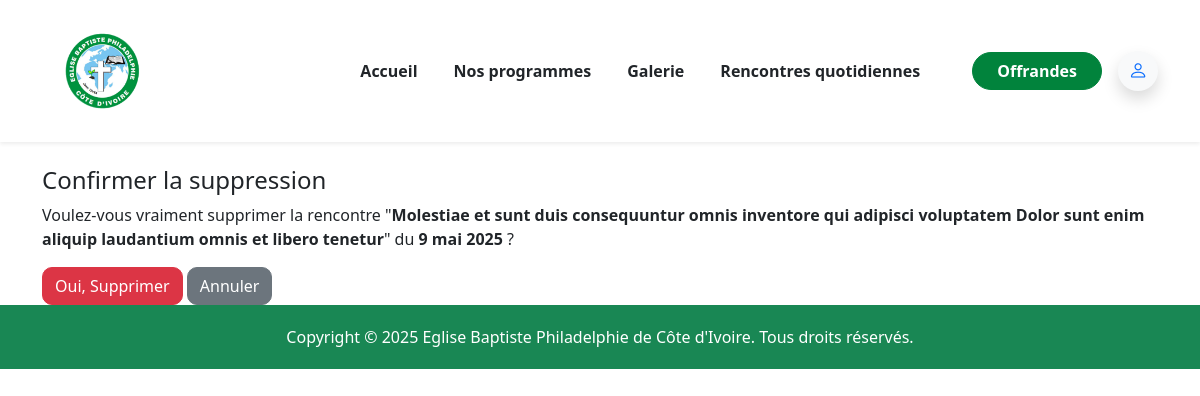
/rencontres/supprimer/2/, run on the app's committed database.
### vitrine/models.py (models this page shows, shortened)
class RencontreQuotidienne(models.Model):
    theme = models.CharField(max_length=255)
    date = models.DateField()
    text_biblique = models.TextField()
    message = models.TextField()
    apercu = models.TextField()
    application = models.TextField()
    prieres = models.TextField()
    lecture_biblique_annuelle = models.TextField()
    class Meta:
        ordering = ['-date']  # Les plus récentes en premier
        verbose_name = "Rencontre quotidienne"
        verbose_name_plural = "Rencontres quotidiennes"

### vitrine/views.py (the view)
# urls.py: path('rencontres/supprimer/<int:pk>/', views.supprimer_rencontre, name='supprimer_rencontre'),
def supprimer_rencontre(request, pk):
    rencontre = get_object_or_404(RencontreQuotidienne, pk=pk)
    if request.method == 'POST':
        rencontre.delete()
        return redirect('liste_rencontres')
    return render(request, 'vitrine/rencontres/supprimer.html', {'rencontre': rencontre})

### templates/vitrine/rencontres/supprimer.html (shortened to what this page needs)
{% extends 'vitrine/base.html' %}
{% block content %}
<div class="container mt-4">
    <h4>Confirmer la suppression</h4>
    <p>Voulez-vous vraiment supprimer la rencontre "<strong>{{ rencontre.theme }}</strong>" du <strong>{{ rencontre.date }}</strong> ?</p>
    <form method="post">
        <button type="submit" class="btn btn-danger">Oui, Supprimer</button>
        <a href="{% url 'liste_rencontres' %}" class="btn btn-secondary">Annuler</a>
    </form>
</div>
{% endblock %}

### static/css/style.css (style rules this page uses)
html { scroll-behavior: smooth; }
.form-control, .btn { border-radius: 10px; }

### data on the page
RencontreQuotidienne: theme "Molestiae et sunt duis consequuntur omnis inventore qui adipisci voluptatem Dolor sunt enim aliquip laudantium omnis et libero tenetur", date "9 mai 2025"
